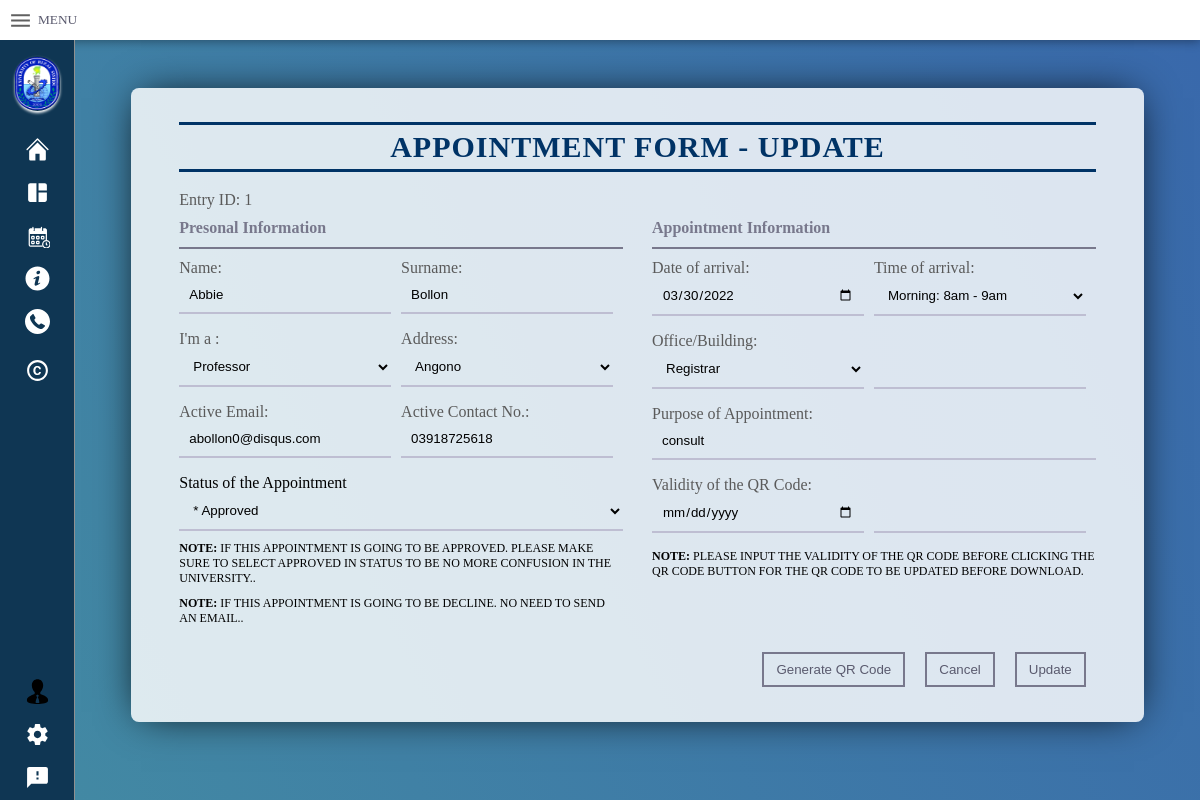
The app's page /Edit_appointment_data.php?ID=1, older data.
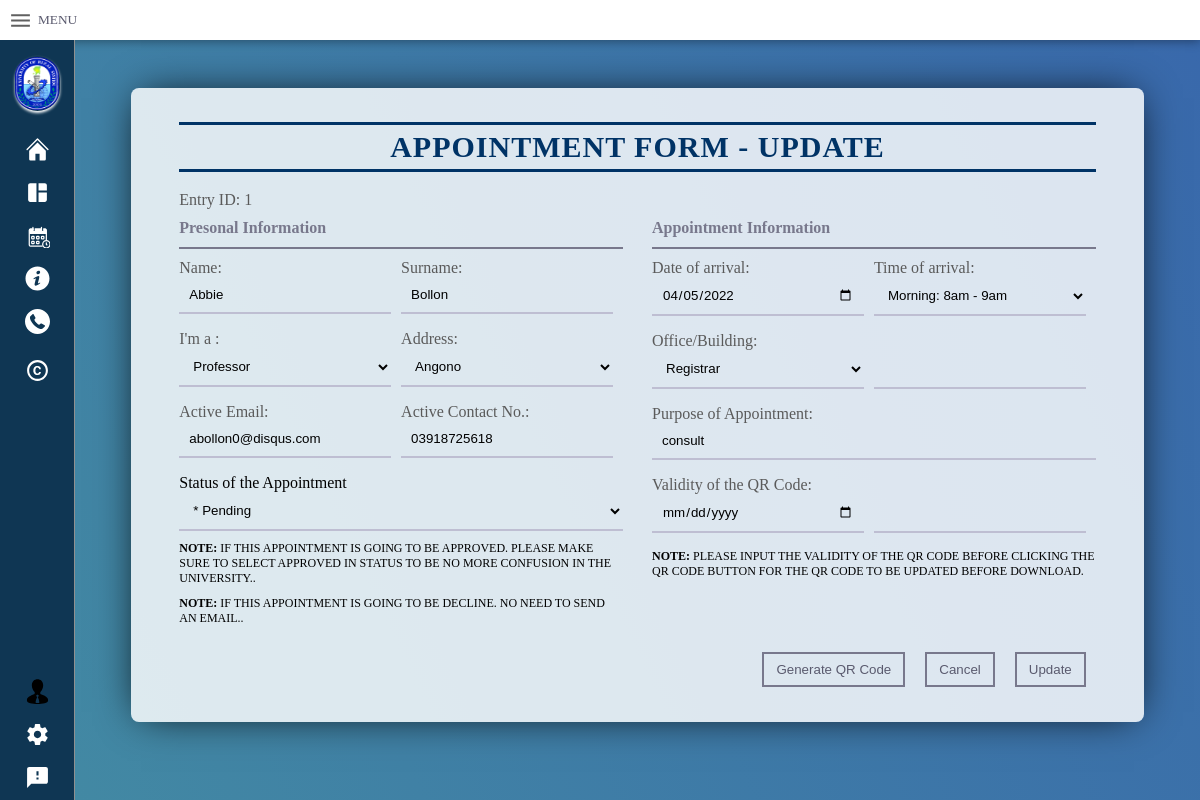
The same page, newer data.
### tables this page shows
CREATE TABLE `stakeholders` (
  `id` int(11) NOT NULL,
  `first_name` varchar(20) NOT NULL,
  `last_name` varchar(20) NOT NULL,
  `category` varchar(50) NOT NULL,
  `address` varchar(20) NOT NULL,
  `contact_No` varchar(11) NOT NULL,
  `email` varchar(50) NOT NULL,
  `time` varchar(20) NOT NULL,
  `office` varchar(20) NOT NULL,
  `purpose_of_appoint` varchar(100) NOT NULL,
  `status` varchar(20) NOT NULL,
  `date` date NOT NULL,
  `validity_of_QR` date NOT NULL,
  `added_at` datetime NOT NULL DEFAULT current_timestamp()
);

### Edit_appointment_data.php (the view, shortened to what the changed rows need)
<?php
$con = connection();
$id = $_GET['ID'];
$sql = "SELECT * FROM stakeholders WHERE id = '$id'";
$client = $con->query($sql) or die ($con->error);
$row = $client->fetch_assoc();
?>
<!DOCTYPE html>
<html>
<head>
  <link rel="stylesheet" type="text/css" href="CSS/index.css"></link>
  <link rel="stylesheet" type="text/css" href="CSS/edit_appointment_data.css"></link>
</head>
<body>
  <header class="header">
      <div class="Welcome"><h1> Welcome to University of Rizal System Morong</h1></h1></div>
    </header>
        <div class="container">
        <div class="student-form">
        <div class="container-form">
           <form action="" method="post" id="form" name="form"enctype="multipart/form-data" enctype="value">
            <div class="txt">Appointment Form - update</div>
            <div class="p" >Entry ID: <?php echo $row['id']; ?></div>
            <div class="col-half" >
              <div class="half">
                <h4>Presonal Information</h4>
                <div style="display: flex">
                <div class="p" >Name:</div>
                <div class="p" >Surname:</div>
              </div>
                <div class="col-half" >
                  <input type="text"  name="first_name" id="dataInput" value="<?php echo $row['first_name']; ?>"  onchange="updateQrdataInput();"placeholder="Ex: José Protacio Y." required />
                  <input type="text"  name="last_name" id="lastname" value="<?php echo $row['last_name']; ?>" onchange="updateQrlastname();"   placeholder=" Rizal" required />
                </div>
                <div class="col-half" >
                  <div class="p" >I'm a :</div>
                  <div class="p" >Address:</div>
                </div>
                <div class="col-half" >
                <select type="text" name="category" id="category" value="<?php echo $row['category'];?>" onchange="updateQrcategory();" placeholder="category" required >
                  <option value="Professor" <?php echo ($row['category'] == "Professor")? 'selected' :'';?>>Professor</option>
                </select>
                  <select type="text" name="address"  id="address" onchange="updateQraddress();" value="<?php echo $row['address'];?>"   placeholder="Address" required>
                    <option value="Angono" <?php echo ($row['address'] == "Angono")? 'selected' :'';?>>Angono</option>
                  </select>
                </div>
                <div class="col-half" >
                  <div class="p" >Active Email:</div>
                  <div class="p" >Active Contact No.:</div>
                </div>
                <div class="col-half" >
                  <input type="email" name="email" id="email" onchange="updateQremail();" placeholder="Email" value="<?php echo $row['email'];?>" required/>
                  <input type="tel" maxlength="11"  name="contact_No"  id="contactno" onchange="updateQrcontactno();" value="<?php echo $row['contact_No'];?>"  pattern="[0]{1}[0-9]{10}" placeholder="Contact Number" required/>
                </div>
                <div class="p" style="color: black">Status of the Appointment</div>
                <select type="text"  name="status" id="status"onchange="updateQrstatus();"  value="<?php echo $row['status'];?>"  placeholder="Status" required>
                    <option value="Pending" <?php echo ($row['status'] == "Pending")? 'selected' :'';?>>* Pending</option>
                    <option value="Approved" <?php echo ($row['status'] == "Approved")? 'selected' :'';?>>* Approved</option>
                    </select>
                    <div class="note"style="color: black; margin-top:10px"><strong>NOTE:</strong> If this appointment is going to be approved. Please make sure to select Approved in status to be no more confusion in the University..</div>
                    <div class="note"style="color: black; margin-top:10px"><strong>NOTE:</strong> If this appointment is going to be decline. No need to send an email..</div>
              </div>
              <br>
                <div class="space"></div>
                <div class="half">
                <h4>Appointment Information</h4>
                <div class="col-half" >
                  <div class="p" >Date  of arrival:</div>
                  <div class="p" >Time of arrival:</div>
                </div>
                <div class="col-half" >
                  <input type="date"  name="date" id="date" onchange="updateQrDOA();" value="<?php echo $row['date'];?>" placeholder="Date of arrival"  required/>
                  <select type="time"  name="time" id="time" onchange="updateQrTOA();" value="<?php echo $row['time'];?>"  placeholder="Time of arrival" required>
                    <option value="Morning: 8am - 9am" <?php echo ($row['time'] == "Morning: 8am - 9am")? 'selected' :'';?>     >Morning: 8am - 9am</option>
                  </select>
                </div>
                <div class="col-half" >
                  <div class="p" >Office/Building:</div>
                  <div class="p if" ></div>
                </div>
                <div class="col-half" >
                  <select type="text" name="office" id="office" onchange="updateQroffice();" value="<?php echo $row['office'];?>"placeholder="Office"  required>
                    <option value="Registrar" <?php echo ($row['office'] == "Registrar")? 'selected' :'';?>>Registrar</option>
                  </select>
                  <input type="text"  disable>
                </div>
                <div class="p" >Purpose of Appointment:</div>
                <input type="text" name="purpose_of_appoint"  id="POA" onchange="updateQrPOA();" value="<?php echo $row['purpose_of_appoint'];?>" placeholder="Purpose Of Appointment" required/>
                <div class="p" >Validity of the QR Code:</div>
                <div class="col-half" >
                  <input type="date" name="validity_of_QR"  id="QR-code" onchange="updateQrQR();"  placeholder="Validity of the QR Code:" required/>
                  <input type="text"  disable>
                </div>
                <div class="note"><strong>NOTE:</strong> Please Input the Validity of the QR Code before clicking the QR Code button for the QR code to be updated before download.</div>
              </div>
          </div>
              <button type="update" class="button" id="update"name ="update" value="Submit the Form">Update </button>
              <button type="submit" class="button" id="Cancel" value="Cancel" onclick="window.location.href='Details.php?ID=<?php echo $row['id']; ?>'">Cancel </button>
            </form>
                </div >
              </div>
        </div>
</body>
</html>

Row changes from the older to the newer data that the page shows:
changed stakeholders "Abbie": status "* Approved" → "* Pending"; date "03/30/2022" → "04/05/2022"
